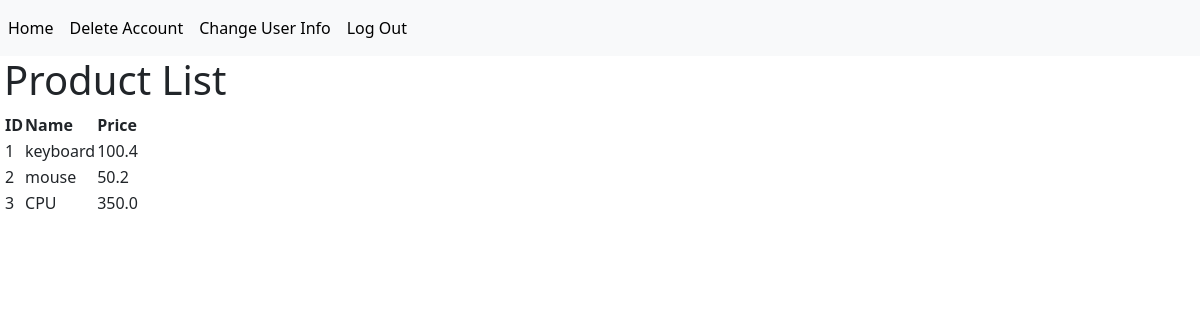
Screenshot of / (signed in) with the database file from the repository.
### tables this page shows
CREATE TABLE product (
  id INTEGER PRIMARY KEY AUTOINCREMENT,
  name TEXT NOT NULL,
  price FLOAT NOT NULL
);

### flaskr/home.py (the view)
@bp.route('/', methods=['GET', 'POST'])
@login_required
def index():
    if request.method == 'POST':
        query = "/filter_products?name=" + request.form['query']
        return redirect(query)
    else:
        db = get_db()
        products = db.execute(
            'SELECT id, name, price FROM product'
        ).fetchall()
        return render_template('home/index.html', products=products)

### flaskr/auth.py (called while the page is built)
@bp.before_app_request
def load_logged_in_user():
    user_id = session.get('user_id')
    if user_id is None:
        g.user = None
    else:
        g.user = get_db().execute(
            'SELECT * FROM user WHERE id = ?', (user_id,)
        ).fetchone()

def login_required(view):
    @functools.wraps(view)
    def wrapped_view(**kwargs):
        if g.user is None:
            return redirect(url_for('auth.login'))
        return view(**kwargs)
    return wrapped_view

### flaskr/db.py (called while the page is built)
def get_db():
    if 'db' not in g:
        g.db = sqlite3.connect(
            current_app.config['DATABASE'],
            detect_types=sqlite3.PARSE_DECLTYPES
        )
        g.db.row_factory = sqlite3.Row
    return g.db

### flaskr/templates/home/index.html
{% extends 'base.html' %}
{% block header %}
<h1>{% block title %}Product List{% endblock %}</h1>
{% endblock %}
{% block content %}
<table>
    <thead>
        <tr>
            <th>ID</th>
            <th>Name</th>
            <th>Price</th>
        </tr>
    </thead>
    <tbody>
        {% for product in products %}
        <tr>
            <td>{{ product.id }}</td>
            <td>{{ product.name }}</td>
            <td>{{ product.price }}</td>
        </tr>
        {% endfor %}
    </tbody>
</table>
{% endblock %}

### rows the page displays
product: id "1", name "keyboard", price "100.4"
product: id "2", name "mouse", price "50.2"
product: id "3", name "CPU", price "350.0"
